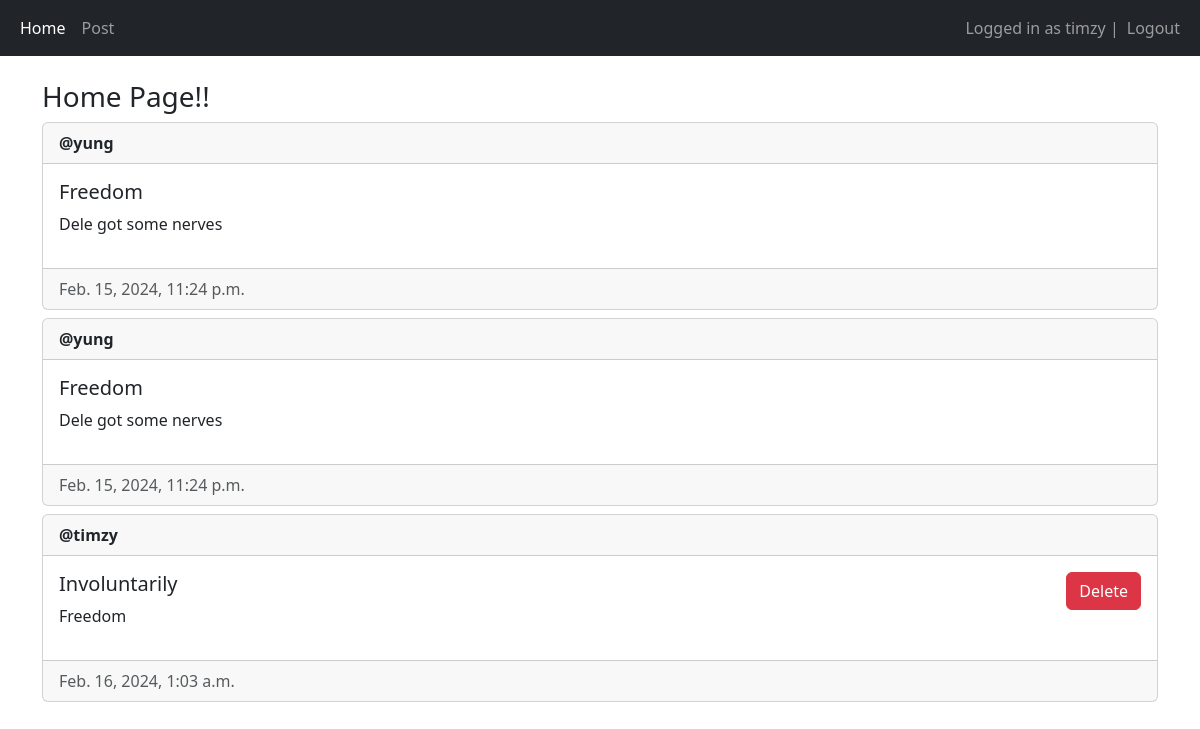
Screenshot of / (signed in) with the database file from the repository.
### main/models.py (models this page shows, shortened)
class Post(models.Model):
    author = models.ForeignKey(User, on_delete=models.CASCADE)
    title = models.CharField(max_length=200)
    description = models.TextField()
    created_at = models.DateTimeField(auto_now_add=True)
    updated_at = models.DateField(auto_now=True)

### main/views.py (the view, shortened to what this page needs)
# urls.py: path('', views.home, name='home'),
@login_required(login_url="/login")
def home(request):
    posts = Post.objects.all()
    return render(request, 'main/home.html', {"posts": posts})

### main/templates/main/home.html (shortened to what this page needs)
{% extends 'main/base.html' %}
{% block content %}
<h3>Home Page!!</h3>
{% for post in posts %}
<div class="card mt-2">
    <div class="card-header"><strong>@{{ post.author.username }}</strong></div>
    <div class="card-body d-flex flex-row justify-content-between">
        <div>
            <h5 class="card-title">{{ post.title }}</h5>
            <p>{{ post.description }}</p>
        </div>
        <div>
            {% if request.user == post.author or perms.main.delete_post%}
            <form method="POST">
                <button type="submit" class="btn btn-danger">Delete</button>
            </form>
            {% endif %}
        </div>
    </div>
    <div class="card-footer text-muted">{{ post.created_at }}</div>
</div>
{% empty %}
<p>No Post yet:</p>
{% endfor %}
{% endblock %}

### main/templates/main/base.html (shortened to what this page needs)
<!DOCTYPE html>
<html lang="en">
<head>
    <link href="https://cdn.jsdelivr.net/npm/bootstrap@5.3.2/dist/css/bootstrap.min.css" rel="stylesheet">
</head>
<body>
    <nav class="navbar navbar-expand-lg bg-dark navbar-dark">
        <div class="container-fluid">
          <div>
            <ul class="navbar-nav">
              <li class="nav-item">
                <a class="nav-link active" aria-current="page" href="/home">Home</a>
              </li>
              <li class="nav-item">
                <a class="nav-link" href="/create-post">Post</a>
              </li>
            </ul>
          </div>
          <div>
            <ul class="navbar-nav">
              {% if user.is_authenticated %}
              <span class="navbar-text"> Logged in as {{user.username}} | </span>
              <li class="nav-item">
                <a class="nav-link" href="/logout">Logout</a>
              </li>
              {% else %}
                <li class="nav-item">
                    <a class="nav-link" href="/login">Login</a>
                </li>
              {% endif %}
            </ul>
          </div>
        </div>
      </nav>
    <div class="container pt-4">
        {% block content %}
        {% endblock %}
    </div>
</body>
</html>

### rows the page displays
Post: author.username "yung", title "Freedom", description "Dele got some nerves", created_at "Feb. 15, 2024, 11:24 p.m."
Post: author.username "yung", title "Freedom", description "Dele got some nerves", created_at "Feb. 15, 2024, 11:24 p.m."
Post: author.username "timzy", title "Involuntarily", description "Freedom", created_at "Feb. 16, 2024, 1:03 a.m."

### other values shown
{{ user.username }} "timzy"
